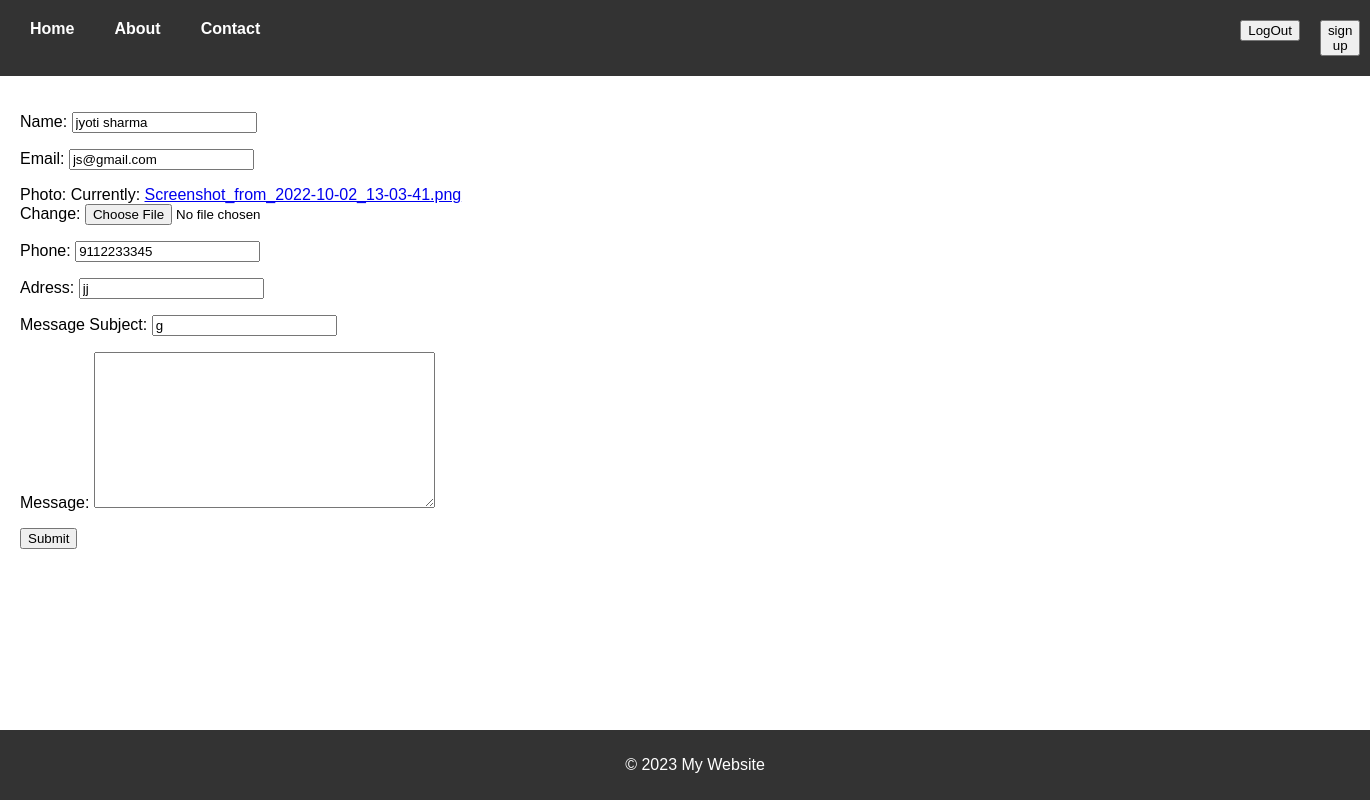
/update/5/ (signed in), run on the app's committed database.
### form/models.py (models this page shows, shortened)
class ContactForm(models.Model):
    id = models.IntegerField(unique=True,primary_key=True,editable=False)
    Name = models.CharField(max_length=100,default="")
    Email = models.EmailField(max_length=100,default="")
    photo = models.ImageField(default = "Screenshot from 2022-06-17 08-43-48.png")
    Phone = models.CharField(max_length=10,default='')
    Adress = models.CharField(max_length=200,default='')
    Message_Subject = models.CharField(max_length=1000,verbose_name="Message Subject")
    Message = models.TextField(null=True,blank = True)

### form/views.py (the view, shortened to what this page needs)
# urls.py: path('update/<str:pk>/',UpdateForm,name = 'update'),
@login_required(login_url='login')
def UpdateForm(request,pk):
    formobject = get_object_or_404(ContactForm,id =pk)
    formdata = FormSerializer(instance=formobject)
    context = {'form':formdata}
    return render(request,'form/ContactForm.html',context)

### form/serializer.py
class FormSerializer(ModelForm):
    class Meta:
        model = ContactForm
        fields = '__all__'

### template/form/ContactForm.html (shortened to what this page needs)
{% extends 'main.html' %}
{% block content %}
 <form  class = "contact_form" method ="post" enctype="multipart/form-data" >
    {{form.as_p}}
    <input class = "submit_for_contact_form" type="Submit">
 </form>
{% endblock %}

### static/styles/main.css (style rules this page uses)
body { font-family: Arial, sans-serif; margin: 0; padding: 0; }

### data on the page
ContactForm: Name "jyoti sharma", Email "js@gmail.com", Phone "9112233345", Adress "jj", Message_Subject "g"
